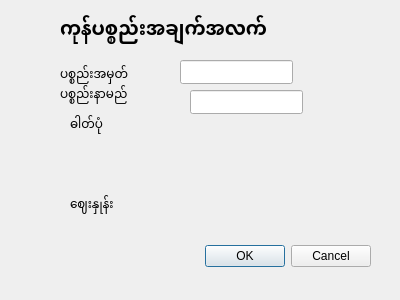
<?xml version="1.0" encoding="UTF-8"?>
<ui version="4.0">
 <class>AddItemDialog</class>
 <widget class="QDialog" name="AddItemDialog">
  <property name="geometry">
   <rect>
    <x>0</x>
    <y>0</y>
    <width>400</width>
    <height>300</height>
   </rect>
  </property>
  <property name="windowTitle">
   <string>Dialog</string>
  </property>
  <widget class="QDialogButtonBox" name="buttonBox">
   <property name="geometry">
    <rect>
     <x>30</x>
     <y>240</y>
     <width>341</width>
     <height>32</height>
    </rect>
   </property>
   <property name="orientation">
    <enum>Qt::Orientation::Horizontal</enum>
   </property>
   <property name="standardButtons">
    <set>QDialogButtonBox::StandardButton::Cancel|QDialogButtonBox::StandardButton::Ok</set>
   </property>
  </widget>
  <widget class="QLabel" name="label">
   <property name="geometry">
    <rect>
     <x>60</x>
     <y>10</y>
     <width>251</width>
     <height>41</height>
    </rect>
   </property>
   <property name="font">
    <font>
     <family>Times New Roman</family>
     <pointsize>14</pointsize>
     <bold>true</bold>
    </font>
   </property>
   <property name="text">
    <string>ကုန်ပစ္စည်းအချက်အလက်</string>
   </property>
  </widget>
  <widget class="QLabel" name="label_2">
   <property name="geometry">
    <rect>
     <x>60</x>
     <y>60</y>
     <width>91</width>
     <height>31</height>
    </rect>
   </property>
   <property name="text">
    <string>ပစ္စည်းအမှတ်</string>
   </property>
  </widget>
  <widget class="QLabel" name="label_3">
   <property name="geometry">
    <rect>
     <x>70</x>
     <y>110</y>
     <width>91</width>
     <height>31</height>
    </rect>
   </property>
   <property name="text">
    <string>ဓါတ်ပုံ</string>
   </property>
  </widget>
  <widget class="QLabel" name="label_4">
   <property name="geometry">
    <rect>
     <x>70</x>
     <y>190</y>
     <width>91</width>
     <height>31</height>
    </rect>
   </property>
   <property name="text">
    <string>ဈေးနှုန်း</string>
   </property>
  </widget>
  <widget class="QLabel" name="label_5">
   <property name="geometry">
    <rect>
     <x>60</x>
     <y>80</y>
     <width>91</width>
     <height>31</height>
    </rect>
   </property>
   <property name="text">
    <string>ပစ္စည်းနာမည်</string>
   </property>
  </widget>
  <widget class="QLineEdit" name="lineEdit">
   <property name="geometry">
    <rect>
     <x>180</x>
     <y>60</y>
     <width>113</width>
     <height>24</height>
    </rect>
   </property>
  </widget>
  <widget class="QLineEdit" name="lineEdit_2">
   <property name="geometry">
    <rect>
     <x>190</x>
     <y>90</y>
     <width>113</width>
     <height>24</height>
    </rect>
   </property>
  </widget>
 </widget>
 <resources/>
 <connections>
  <connection>
   <sender>buttonBox</sender>
   <signal>accepted()</signal>
   <receiver>AddItemDialog</receiver>
   <slot>accept()</slot>
   <hints>
    <hint type="sourcelabel">
     <x>248</x>
     <y>254</y>
    </hint>
    <hint type="destinationlabel">
     <x>157</x>
     <y>274</y>
    </hint>
   </hints>
  </connection>
  <connection>
   <sender>buttonBox</sender>
   <signal>rejected()</signal>
   <receiver>AddItemDialog</receiver>
   <slot>reject()</slot>
   <hints>
    <hint type="sourcelabel">
     <x>316</x>
     <y>260</y>
    </hint>
    <hint type="destinationlabel">
     <x>286</x>
     <y>274</y>
    </hint>
   </hints>
  </connection>
 </connections>
</ui>
